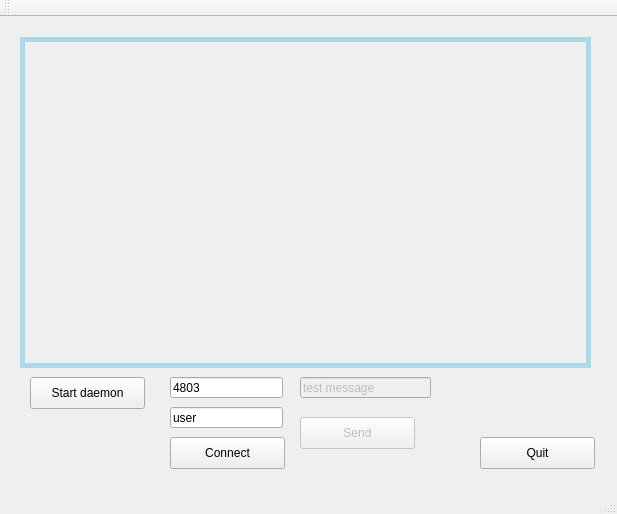
<?xml version="1.0" encoding="UTF-8"?>
<ui version="4.0">
 <class>Window</class>
 <widget class="QMainWindow" name="Window">
  <property name="geometry">
   <rect>
    <x>0</x>
    <y>0</y>
    <width>617</width>
    <height>514</height>
   </rect>
  </property>
  <property name="windowTitle">
   <string>Window</string>
  </property>
  <property name="autoFillBackground">
   <bool>false</bool>
  </property>
  <property name="styleSheet">
   <string notr="true"/>
  </property>
  <widget class="QWidget" name="centralWidget">
   <widget class="QPushButton" name="button">
    <property name="geometry">
     <rect>
      <x>480</x>
      <y>420</y>
      <width>115</width>
      <height>32</height>
     </rect>
    </property>
    <property name="text">
     <string>Quit</string>
    </property>
   </widget>
   <widget class="QPushButton" name="pushButton">
    <property name="enabled">
     <bool>false</bool>
    </property>
    <property name="geometry">
     <rect>
      <x>300</x>
      <y>400</y>
      <width>115</width>
      <height>32</height>
     </rect>
    </property>
    <property name="text">
     <string>Send</string>
    </property>
   </widget>
   <widget class="QLineEdit" name="portField">
    <property name="geometry">
     <rect>
      <x>170</x>
      <y>360</y>
      <width>113</width>
      <height>21</height>
     </rect>
    </property>
    <property name="text">
     <string>4803</string>
    </property>
   </widget>
   <widget class="QPushButton" name="connect_but">
    <property name="geometry">
     <rect>
      <x>170</x>
      <y>420</y>
      <width>115</width>
      <height>32</height>
     </rect>
    </property>
    <property name="text">
     <string>Connect</string>
    </property>
   </widget>
   <widget class="QLineEdit" name="nameField">
    <property name="geometry">
     <rect>
      <x>170</x>
      <y>390</y>
      <width>113</width>
      <height>21</height>
     </rect>
    </property>
    <property name="text">
     <string>user</string>
    </property>
   </widget>
   <widget class="QLineEdit" name="messField">
    <property name="enabled">
     <bool>false</bool>
    </property>
    <property name="geometry">
     <rect>
      <x>300</x>
      <y>360</y>
      <width>131</width>
      <height>21</height>
     </rect>
    </property>
    <property name="text">
     <string>test message</string>
    </property>
   </widget>
   <widget class="Canvas" name="canvas">
    <property name="geometry">
     <rect>
      <x>20</x>
      <y>20</y>
      <width>571</width>
      <height>331</height>
     </rect>
    </property>
    <property name="styleSheet">
     <string notr="true">border: 5px solid lightblue</string>
    </property>
    <property name="frameShape">
     <enum>QFrame::StyledPanel</enum>
    </property>
    <property name="frameShadow">
     <enum>QFrame::Raised</enum>
    </property>
    <property name="lineWidth">
     <number>1</number>
    </property>
   </widget>
   <widget class="QPushButton" name="startDaemonBut">
    <property name="geometry">
     <rect>
      <x>30</x>
      <y>360</y>
      <width>115</width>
      <height>32</height>
     </rect>
    </property>
    <property name="text">
     <string>Start daemon</string>
    </property>
   </widget>
  </widget>
  <widget class="QMenuBar" name="menuBar">
   <property name="geometry">
    <rect>
     <x>0</x>
     <y>0</y>
     <width>617</width>
     <height>22</height>
    </rect>
   </property>
  </widget>
  <widget class="QToolBar" name="mainToolBar">
   <attribute name="toolBarArea">
    <enum>TopToolBarArea</enum>
   </attribute>
   <attribute name="toolBarBreak">
    <bool>false</bool>
   </attribute>
  </widget>
  <widget class="QStatusBar" name="statusBar"/>
 </widget>
 <layoutdefault spacing="6" margin="11"/>
 <customwidgets>
  <customwidget>
   <class>Canvas</class>
   <extends>QFrame</extends>
   <header>canvas.h</header>
   <container>1</container>
  </customwidget>
 </customwidgets>
 <resources/>
 <connections/>
</ui>
